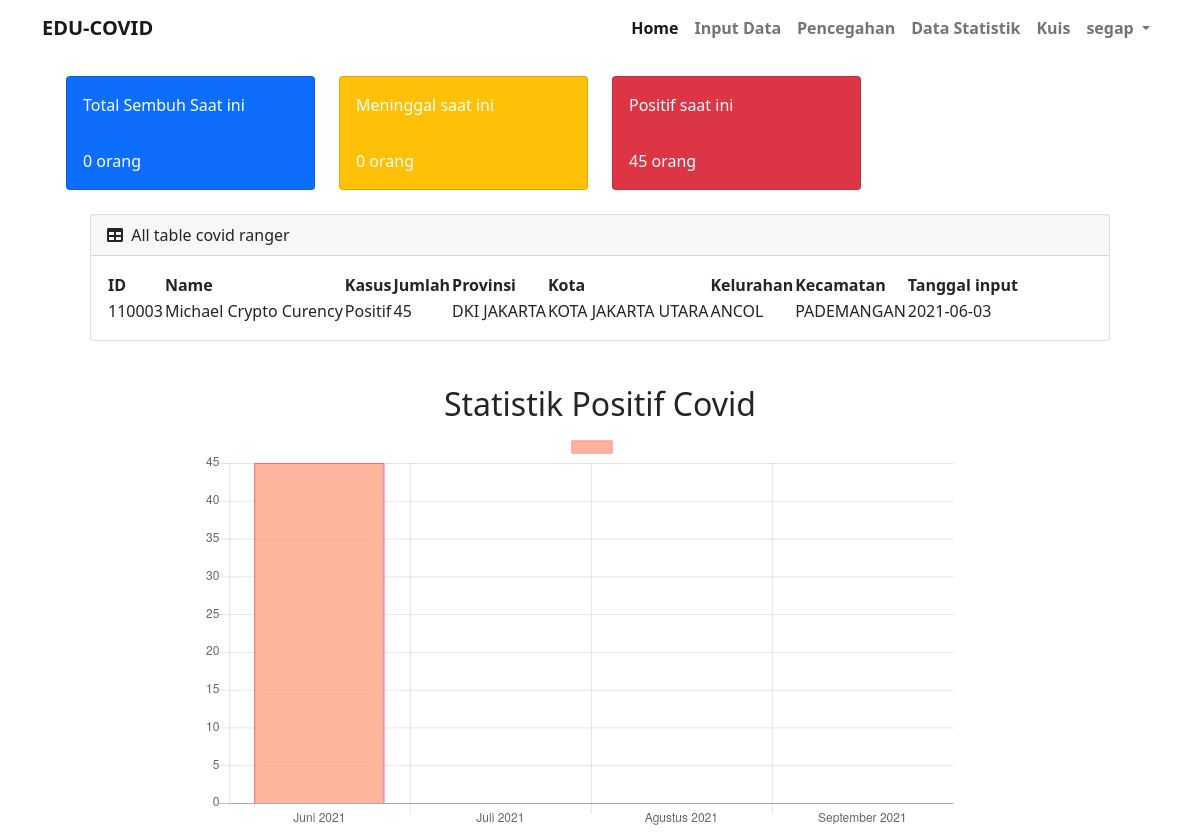
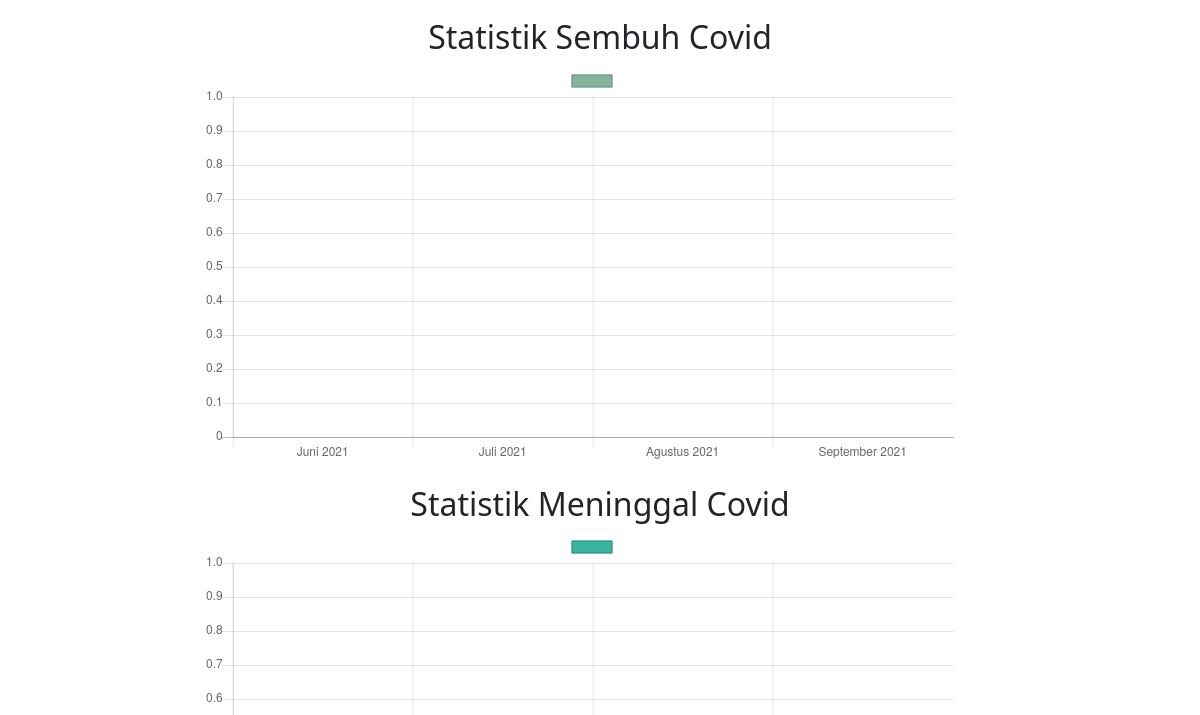
The app's page /statistik.php (signed in, upper part), older data (2 pictures, top to bottom).
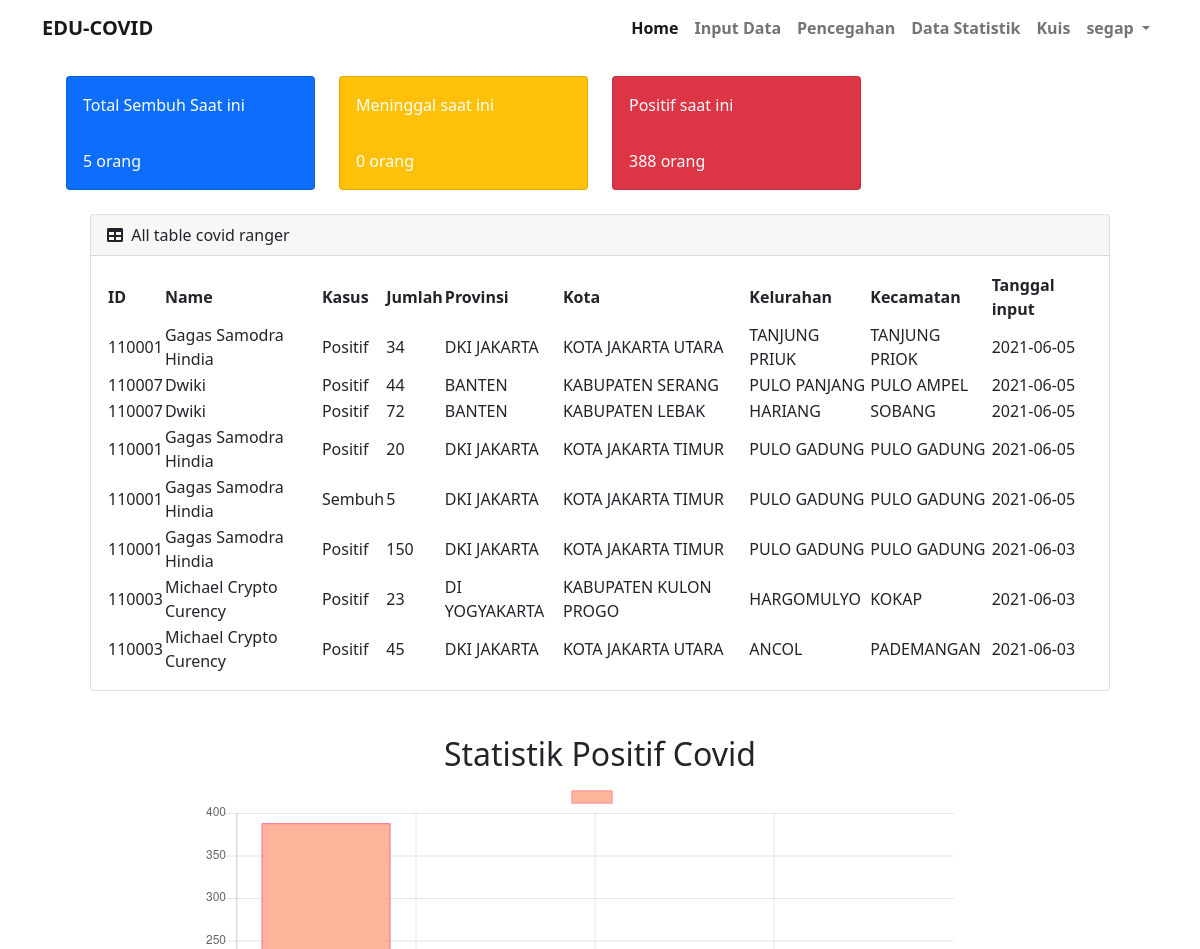
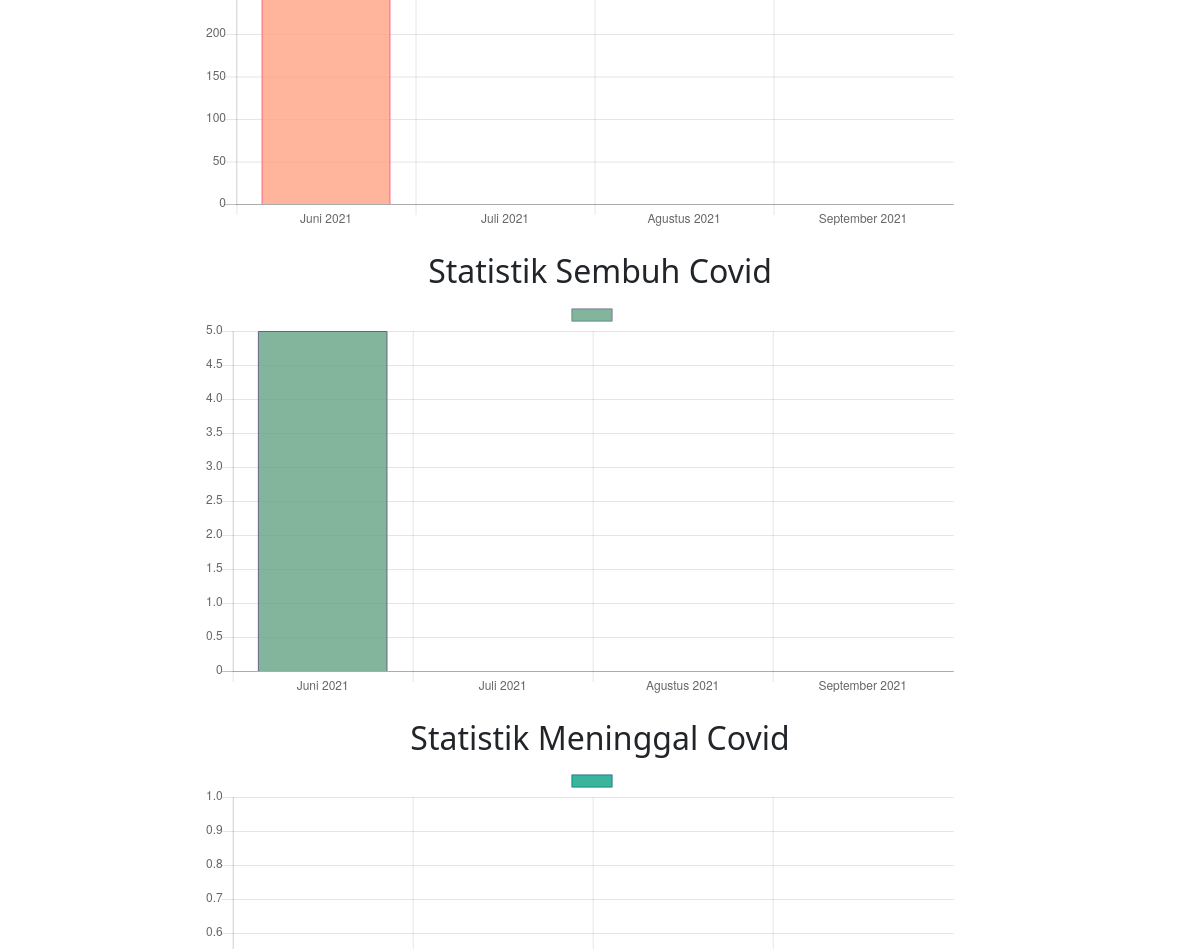
The same page, newer data (2 pictures, top to bottom).
### tables this page shows
CREATE TABLE `data_covid` (
  `id` int(11) NOT NULL,
  `id_covid_ranger` varchar(50) NOT NULL,
  `nama` varchar(50) NOT NULL,
  `kasus` varchar(50) NOT NULL,
  `jumlah_kasus` int(11) NOT NULL,
  `provinsi` varchar(50) NOT NULL,
  `kota` varchar(50) NOT NULL,
  `kelurahan` varchar(50) NOT NULL,
  `kecamatan` varchar(50) NOT NULL,
  `tanggal_masuk` varchar(10) NOT NULL,
  `status` varchar(50) NOT NULL
);

### statistik.php (the view, shortened to what the changed rows need)
<?php
    require_once 'config.php';
    $result1 = mysqli_query($con, "SELECT * FROM data_covid where status = 'Sudah Proses' ORDER BY id DESC");
 ?>
<!doctype html>
<html lang="en">
<head>
    <link href="https://cdn.jsdelivr.net/npm/bootstrap@5.0.0-beta3/dist/css/bootstrap.min.css" rel="stylesheet"
>
    <link rel="stylesheet" href="css/style.css">
    <link href="css/styles.css" rel="stylesheet"/>
</head>
<body class="d-flex flex-column min-vh-100">
    <div class="container">
    <main>
                    <div class="container-fluid px-4">
                        <div class="row">
                            <div class="col-xl-3 col-md-6">
                                <div class="card bg-primary text-white mb-4">
                                    <div class="card-body">Total Sembuh Saat ini</div>
                                    <?php
                                        $result11 = mysqli_query($con, "SELECT * FROM data_covid where kasus = 'Sembuh' and status = 'Sudah Proses'");
                                        $total = 0;
                                    ?>
                                    <?php foreach($result11 as $row) : ?>
                                        <?php
                                            $total += $row['jumlah_kasus'];
                                         ?>
                                     <?php endforeach; ?>
                                     <div class="card-body"><?= $total; ?> orang</div>
                                </div>
                            </div>
                            <div class="col-xl-3 col-md-6">
                                <div class="card bg-danger text-white mb-4">
                                    <div class="card-body">Positif saat ini</div>
                                    <?php
                                        $result11 = mysqli_query($con, "SELECT * FROM data_covid where kasus = 'Positif' and status = 'Sudah Proses'");
                                        $total = 0;
                                    ?>
                                    <?php foreach($result11 as $row) : ?>
                                        <?php
                                            $total += $row['jumlah_kasus'];
                                         ?>
                                     <?php endforeach; ?>
                                     <div class="card-body"><?= $total; ?> orang</div>
                                </div>
                            </div>
                        </div>
                        <div class="container-fluid px-4">
                        <div class="card mb-4">
                            <div class="card-body">
                                <table id="datatablesSimple">
                                    <thead>
                                        <tr>
                                            <th>ID</th>
                                            <th>Name</th>
                                            <th>Kasus</th>
                                            <th>Jumlah</th>
                                            <th>Provinsi</th>
                                            <th>Kota</th>
                                            <th>Kelurahan</th>
                                            <th>Kecamatan</th>
                                            <th>Tanggal input</th>
                                        </tr>
                                    </thead>
                                    <tbody>
                                        <?php foreach($result1 as $row) : ?>
                                            <tr>
                                                <td><?= $row["id_covid_ranger"] ?></td>
                                                <td><?= $row["nama"] ?></td>
                                                <td><?= $row["kasus"] ?></td>
                                                <td><?= $row["jumlah_kasus"] ?></td>
                                                <td><?= $row["provinsi"] ?></td>
                                                <td><?= $row["kota"] ?></td>
                                                <td><?= $row["kelurahan"] ?></td>
                                                <td><?= $row["kecamatan"] ?></td>
                                                <td><?= $row["tanggal_masuk"] ?></td>
                                        </tr>
                                        <?php endforeach; ?>
                                    </tbody>
                                </table>
                            </div>
                        </div>
                    </div>
                </main>
                </div>
                <div class="container">
                        <div class="row">
                            <div class="col-md-12">
                                <h2 class="text-center">Statistik Positif Covid</h2>
                                <div style="width: 800px;margin: 0px auto;">
                                    <canvas id="myChart"></canvas>
                                </div>
                            </div>
                        </div>
                        <div class="row">
                            <div class="col-md-12">
                                <h2 class="text-center">Statistik Sembuh Covid</h2>
                                <div style="width: 800px;margin: 0px auto;">
                                    <canvas id="myChart2"></canvas>
                                </div>
                            </div>
                        </div>
                        <div class="row">
                            <div class="col-md-12">
                                <h2 class="text-center">Statistik Meninggal Covid</h2>
                            </div>
                        </div>
                    </div>
        <script>
            var ctx = document.getElementById("myChart").getContext('2d');
            var myChart = new Chart(ctx, {
                type: 'bar',
                data: {
                    labels: ["Juni 2021", "Juli 2021", "Agustus 2021", "September 2021"],
                    datasets: [{
                        label: '',
                        data: [
                        <?php
                        $juni = mysqli_query($con,"select * from data_covid where kasus='Positif' and status = 'Sudah Proses' and tanggal_masuk LIKE '2021-06%'");
                        $positif = 0;
                        foreach($juni as $row){
                            $positif += $row['jumlah_kasus'];
                        }
                        echo $positif;
                        ?>,
                        <?php
                        $juli = mysqli_query($con,"select * from data_covid where kasus='Positif' and status = 'Sudah Proses' and tanggal_masuk LIKE '2021-07%'");
                        $positif = 0;
                        foreach($juli as $row){
                            $positif += $row['jumlah_kasus'];
                        }
                        echo $positif;
                        ?>,
                        <?php
                        $agustus = mysqli_query($con,"select * from data_covid where kasus='Positif' and status = 'Sudah Proses' and tanggal_masuk LIKE '2021-08%'");
                        $positif = 0;
                        foreach($agustus as $row){
                            $positif += $row['jumlah_kasus'];
                        }
                        echo $positif;
                        ?>,
                        <?php
                        $september = mysqli_query($con,"select * from data_covid where kasus='Positif' and status = 'Sudah Proses' and tanggal_masuk LIKE '2021-09%'");
                        $positif = 0;
                        foreach($september as $row){
                            $positif += $row['jumlah_kasus'];
                        }
                        echo $positif;
                        ?>
                        ],
                        backgroundColor: [
                        'rgba(255, 162, 132, 0.8)',
                        'rgba(54, 162, 235, 0.5)',
                        'rgba(255, 206, 86, 0.5)',
                        'rgba(75, 192, 192, 0.5)'
                        ],
                        borderColor: [
                        'rgba(255,99,132,1)',
                        'rgba(54, 162, 235, 1)',
                        'rgba(255, 206, 86, 1)',
                        'rgba(75, 192, 192, 1)'
                        ],
                        borderWidth: 1
                    }]
                },
                options: {
                    scales: {
                        yAxes: [{
                            ticks: {
                                beginAtZero:true
                            }
                        }]
                    }
                }
            });
        </script>
        <script>
            var ctx = document.getElementById("myChart2").getContext('2d');
            var myChart = new Chart(ctx, {
                type: 'bar',
                data: {
                    labels: ["Juni 2021", "Juli 2021", "Agustus 2021", "September 2021"],
                    datasets: [{
                        label: '',
                        data: [
                        <?php
                        $juni = mysqli_query($con,"select * from data_covid where kasus='Sembuh' and status = 'Sudah Proses' and tanggal_masuk LIKE '2021-06%'");
                        $sembuh = 0;
                        foreach($juni as $row){
                            $sembuh += $row['jumlah_kasus'];
                        }
                        echo $sembuh;
                        ?>,
                        <?php
                        $juli = mysqli_query($con,"select * from data_covid where kasus='Sembuh' and status = 'Sudah Proses' and tanggal_masuk LIKE '2021-07%'");
                        $sembuh = 0;
                        foreach($juli as $row){
                            $sembuh += $row['jumlah_kasus'];
                        }
                        echo $sembuh;
                        ?>,
                        <?php
                        $agustus = mysqli_query($con,"select * from data_covid where kasus='Sembuh' and status = 'Sudah Proses' and tanggal_masuk LIKE '2021-08%'");
                        $sembuh = 0;
                        foreach($agustus as $row){
                            $sembuh += $row['jumlah_kasus'];
                        }
                        echo $sembuh;
                        ?>,
                        <?php
                        $september = mysqli_query($con,"select * from data_covid where kasus='Sembuh' and status = 'Sudah Proses' and tanggal_masuk LIKE '2021-09%'");
                        $sembuh = 0;
                        foreach($september as $row){
                            $sembuh += $row['jumlah_kasus'];
                        }
                        echo $sembuh;
                        ?>
                        ],
                        backgroundColor: [
                        'rgba(100, 162, 132, 0.8)',
                        'rgba(54, 162, 235, 0.5)',
                        'rgba(100, 206, 86, 0.5)',
                        'rgba(75, 192, 192, 0.5)'
                        ],
                        borderColor: [
                        'rgba(100,99,132,1)',
                        'rgba(54, 162, 235, 1)',
                        'rgba(100, 206, 86, 1)',
                        'rgba(75, 192, 192, 1)'
                        ],
                        borderWidth: 1
                    }]
                },
                options: {
                    scales: {
                        yAxes: [{
                            ticks: {
                                beginAtZero:true
                            }
                        }]
                    }
                }
            });
        </script>
        <script>
            var ctx = document.getElementById("myChart3").getContext('2d');
            var myChart = new Chart(ctx, {
                type: 'bar',
                data: {
                    labels: ["Juni 2021", "Juli 2021", "Agustus 2021", "September 2021"],
                    datasets: [{
                        label: '',
                        data: [
                        <?php
                        $juni = mysqli_query($con,"select * from data_covid where kasus='Meninggal Dunia' and status = 'Sudah Proses' and tanggal_masuk LIKE '2021-06%'");
                        $meninggal = 0;
                        foreach($juni as $row){
                            $meninggal += $row['jumlah_kasus'];
                        }
                        echo $meninggal;
                        ?>,
                        <?php
                        $juli = mysqli_query($con,"select * from data_covid where kasus='Meninggal Dunia' and status = 'Sudah Proses' and tanggal_masuk LIKE '2021-07%'");
                        $meninggal = 0;
                        foreach($juli as $row){
                            $meninggal += $row['jumlah_kasus'];
                        }
                        echo $meninggal;
                        ?>,
                        <?php
                        $agustus = mysqli_query($con,"select * from data_covid where kasus='Meninggal Dunia' and status = 'Sudah Proses' and tanggal_masuk LIKE '2021-08%'");
                        $meninggal = 0;
                        foreach($agustus as $row){
                            $meninggal += $row['jumlah_kasus'];
                        }
                        echo $meninggal;
                        ?>,
                        <?php
                        $september = mysqli_query($con,"select * from data_covid where kasus='Meninggal Dunia' and status = 'Sudah Proses' and tanggal_masuk LIKE '2021-09%'");
                        $meninggal = 0;
                        foreach($september as $row){
                            $meninggal += $row['jumlah_kasus'];
                        }
                        echo $meninggal;
                        ?>
                        ],
                        backgroundColor: [
                        'rgba(10, 162, 132, 0.8)',
                        'rgba(54, 162, 235, 0.5)',
                        'rgba(10, 206, 86, 0.5)',
                        'rgba(75, 192, 192, 0.5)'
                        ],
                        borderColor: [
                        'rgba(10,99,132,1)',
                        'rgba(54, 162, 235, 1)',
                        'rgba(10, 206, 86, 1)',
                        'rgba(75, 192, 192, 1)'
                        ],
                        borderWidth: 1
                    }]
                },
                options: {
                    scales: {
                        yAxes: [{
                            ticks: {
                                beginAtZero:true
                            }
                        }]
                    }
                }
            });
        </script>
</body>
</html>

Row changes from the older to the newer data that the page shows:
added data_covid: id_covid_ranger "110001", nama "Gagas Samodra Hindia", kasus "Positif", jumlah_kasus "34", provinsi "DKI JAKARTA", kota "KOTA JAKARTA UTARA", kelurahan "TANJUNG PRIUK", kecamatan "TANJUNG PRIOK", tanggal_masuk "2021-06-05"
added data_covid: id_covid_ranger "110007", nama "Dwiki", kasus "Positif", jumlah_kasus "44", provinsi "BANTEN", kota "KABUPATEN SERANG", kelurahan "PULO PANJANG", kecamatan "PULO AMPEL", tanggal_masuk "2021-06-05"
added data_covid: id_covid_ranger "110007", nama "Dwiki", kasus "Positif", jumlah_kasus "72", provinsi "BANTEN", kota "KABUPATEN LEBAK", kelurahan "HARIANG", kecamatan "SOBANG", tanggal_masuk "2021-06-05"
added data_covid: id_covid_ranger "110001", nama "Gagas Samodra Hindia", kasus "Positif", jumlah_kasus "20", provinsi "DKI JAKARTA", kota "KOTA JAKARTA TIMUR", kelurahan "PULO GADUNG", kecamatan "PULO GADUNG", tanggal_masuk "2021-06-05"
added data_covid: id_covid_ranger "110001", nama "Gagas Samodra Hindia", kasus "Sembuh", jumlah_kasus "5", provinsi "DKI JAKARTA", kota "KOTA JAKARTA TIMUR", kelurahan "PULO GADUNG", kecamatan "PULO GADUNG", tanggal_masuk "2021-06-05"
now on this page (row edited): data_covid: id_covid_ranger "110001", nama "Gagas Samodra Hindia", kasus "Positif", jumlah_kasus "150", provinsi "DKI JAKARTA", kota "KOTA JAKARTA TIMUR", kelurahan "PULO GADUNG", kecamatan "PULO GADUNG", tanggal_masuk "2021-06-03"
now on this page (row edited): data_covid: id_covid_ranger "110003", nama "Michael Crypto Curency", kasus "Positif", jumlah_kasus "23", provinsi "DI YOGYAKARTA", kota "KABUPATEN KULON PROGO", kelurahan "HARGOMULYO", kecamatan "KOKAP", tanggal_masuk "2021-06-03"
Text that changed along with them:
$total: "0" → "5"
$total: "45" → "388"
chart data {{ $positif }}: 45 → 388
chart data {{ $sembuh }}: 0 → 5
